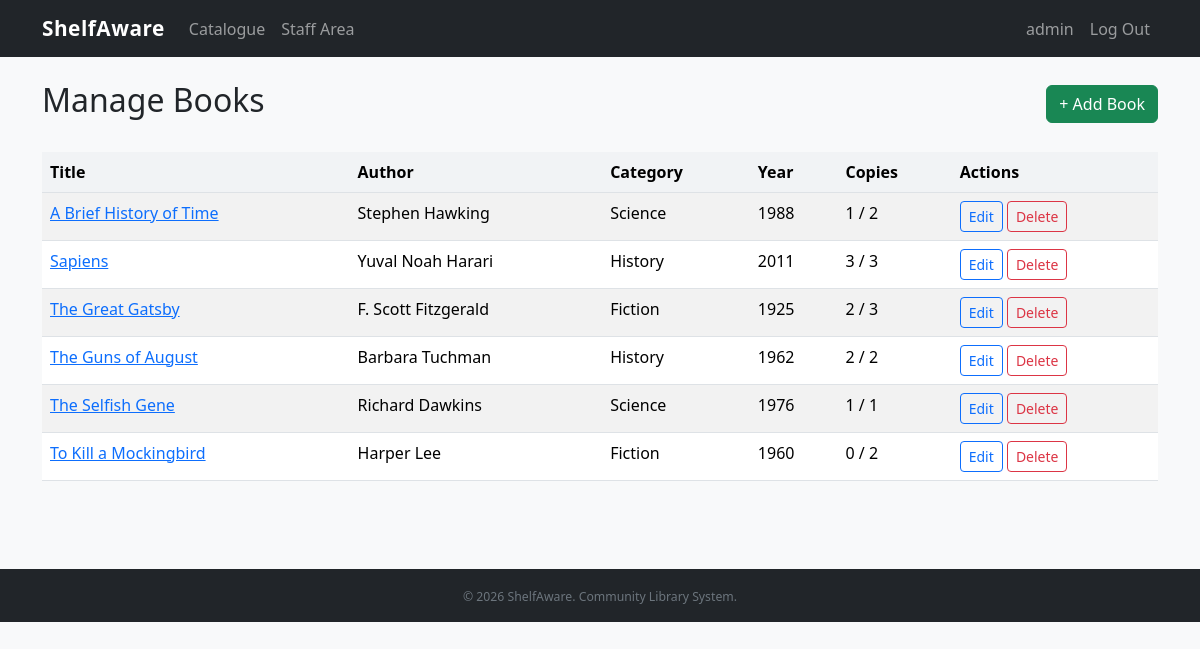
The app's page /manage_books.php (signed in) with its own data.
### tables this page shows
CREATE TABLE IF NOT EXISTS book (
    Book_id INT PRIMARY KEY AUTO_INCREMENT,
    Title VARCHAR(200) NOT NULL,
    Author VARCHAR(150) NOT NULL,
    ISBN VARCHAR(20),
    Category_id INT NOT NULL,
    CopiesTotal INT NOT NULL DEFAULT 1,
    CopiesAvailable INT NOT NULL DEFAULT 1,
    Year INT,
    CONSTRAINT fk_book_category FOREIGN KEY (Category_id) REFERENCES category(Category_id)
);

CREATE TABLE IF NOT EXISTS category (
    Category_id INT PRIMARY KEY AUTO_INCREMENT,
    Name VARCHAR(100) NOT NULL
);

### helpers.php (called while the page is built, shortened)
<?php
function e(mixed $s): string
{
    return htmlspecialchars((string)$s, ENT_QUOTES | ENT_SUBSTITUTE, 'UTF-8');
}

### manage_books.php (the view, shortened to what this page needs)
<?php
require_once __DIR__ . '/helpers.php';
$pdo    = get_pdo();
$books      = $pdo->query("SELECT b.*, c.Name AS CategoryName FROM book b JOIN category c ON b.Category_id=c.Category_id ORDER BY b.Title")->fetchAll();
require __DIR__ . '/partials/header.php';
?>
<div class="d-flex justify-content-between align-items-center mb-4">
    <h2>Manage Books</h2>
    <a href="/manage_books.php?action=add" class="btn btn-success">+ Add Book</a>
</div>
<table class="table table-striped table-hover">
    <thead>
        <tr>
            <th>Title</th><th>Author</th><th>Category</th><th>Year</th>
            <th>Copies</th><th>Actions</th>
        </tr>
    </thead>
    <tbody>
    <?php foreach ($books as $b): ?>
    <tr>
        <td><a href="/book.php?id=<?= e($b['Book_id']) ?>"><?= e($b['Title']) ?></a></td>
        <td><?= e($b['Author']) ?></td>
        <td><?= e($b['CategoryName']) ?></td>
        <td><?= e($b['Year']) ?></td>
        <td><?= e($b['CopiesAvailable']) ?> / <?= e($b['CopiesTotal']) ?></td>
        <td>
            <a href="/manage_books.php?action=edit&id=<?= e($b['Book_id']) ?>"
               class="btn btn-sm btn-outline-primary">Edit</a>
            <a href="/manage_books.php?action=delete&id=<?= e($b['Book_id']) ?>"
               class="btn btn-sm btn-outline-danger"
               onclick="return confirm('Delete this book?')">Delete</a>
        </td>
    </tr>
    <?php endforeach; ?>
    </tbody>
</table>
<?php require __DIR__ . '/partials/footer.php'; ?>

### styles.css (style rules this page uses)
body { background-color: #f8f9fa; }
.table th { font-weight: 600; background-color: #f1f3f5; }

### records on screen
book: Title "A Brief History of Time", Author "Stephen Hawking", Category.Name "Science", Year "1988", CopiesAvailable "1", CopiesTotal "2"
book: Title "Sapiens", Author "Yuval Noah Harari", Category.Name "History", Year "2011", CopiesAvailable "3", CopiesTotal "3"
book: Title "The Great Gatsby", Author "F. Scott Fitzgerald", Category.Name "Fiction", Year "1925", CopiesAvailable "2", CopiesTotal "3"
book: Title "The Guns of August", Author "Barbara Tuchman", Category.Name "History", Year "1962", CopiesAvailable "2", CopiesTotal "2"
book: Title "The Selfish Gene", Author "Richard Dawkins", Category.Name "Science", Year "1976", CopiesAvailable "1", CopiesTotal "1"
book: Title "To Kill a Mockingbird", Author "Harper Lee", Category.Name "Fiction", Year "1960", CopiesAvailable "0", CopiesTotal "2"

### other values on screen
APP_NAME "ShelfAware"
$_SESSION['staff_username'] "admin"
